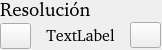
<?xml version="1.0" encoding="UTF-8"?>
<ui version="4.0">
 <class>ResolutionWidget</class>
 <widget class="QWidget" name="ResolutionWidget">
  <property name="geometry">
   <rect>
    <x>0</x>
    <y>0</y>
    <width>162</width>
    <height>50</height>
   </rect>
  </property>
  <property name="windowTitle">
   <string>Form</string>
  </property>
  <widget class="QPushButton" name="btnRight">
   <property name="geometry">
    <rect>
     <x>130</x>
     <y>22</y>
     <width>31</width>
     <height>26</height>
    </rect>
   </property>
   <property name="text">
    <string/>
   </property>
   <property name="icon">
    <iconset resource="../../../resources/lobby/creator.qrc">
     <normaloff>:/images/creator/ui/btn_der.png</normaloff>:/images/creator/ui/btn_der.png</iconset>
   </property>
   <property name="iconSize">
    <size>
     <width>31</width>
     <height>28</height>
    </size>
   </property>
  </widget>
  <widget class="QPushButton" name="btnLeft">
   <property name="geometry">
    <rect>
     <x>0</x>
     <y>23</y>
     <width>31</width>
     <height>26</height>
    </rect>
   </property>
   <property name="text">
    <string/>
   </property>
   <property name="icon">
    <iconset resource="../../../resources/lobby/creator.qrc">
     <normaloff>:/images/creator/ui/btn_izq.png</normaloff>:/images/creator/ui/btn_izq.png</iconset>
   </property>
   <property name="iconSize">
    <size>
     <width>31</width>
     <height>28</height>
    </size>
   </property>
  </widget>
  <widget class="QLabel" name="label">
   <property name="geometry">
    <rect>
     <x>24</x>
     <y>20</y>
     <width>111</width>
     <height>31</height>
    </rect>
   </property>
   <property name="text">
    <string/>
   </property>
   <property name="pixmap">
    <pixmap resource="../../../resources/lobby/lobby.qrc">:/images/login/input_res.png</pixmap>
   </property>
  </widget>
  <widget class="QLabel" name="label_2">
   <property name="geometry">
    <rect>
     <x>0</x>
     <y>0</y>
     <width>101</width>
     <height>18</height>
    </rect>
   </property>
   <property name="font">
    <font>
     <family>Nimbus Roman [UKWN]</family>
     <pointsize>14</pointsize>
    </font>
   </property>
   <property name="text">
    <string>Resolución</string>
   </property>
  </widget>
  <widget class="QLabel" name="resolution">
   <property name="geometry">
    <rect>
     <x>30</x>
     <y>19</y>
     <width>101</width>
     <height>31</height>
    </rect>
   </property>
   <property name="font">
    <font>
     <family>Nimbus Roman [urw]</family>
     <pointsize>12</pointsize>
    </font>
   </property>
   <property name="text">
    <string>TextLabel</string>
   </property>
   <property name="alignment">
    <set>Qt::AlignmentFlag::AlignCenter</set>
   </property>
  </widget>
  <zorder>label</zorder>
  <zorder>label_2</zorder>
  <zorder>resolution</zorder>
  <zorder>btnRight</zorder>
  <zorder>btnLeft</zorder>
 </widget>
 <resources>
  <include location="../../../resources/lobby/lobby.qrc"/>
  <include location="../../../resources/lobby/creator.qrc"/>
 </resources>
 <connections/>
</ui>
